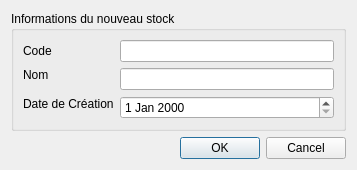
<?xml version="1.0" encoding="UTF-8"?>
<ui version="4.0">
 <class>NouveauStockDialog</class>
 <widget class="QDialog" name="NouveauStockDialog">
  <property name="windowModality">
   <enum>Qt::NonModal</enum>
  </property>
  <property name="geometry">
   <rect>
    <x>0</x>
    <y>0</y>
    <width>357</width>
    <height>158</height>
   </rect>
  </property>
  <property name="windowTitle">
   <string>Enregistrer un nouveau stock</string>
  </property>
  <property name="modal">
   <bool>true</bool>
  </property>
  <layout class="QVBoxLayout" name="verticalLayout_3">
   <item>
    <widget class="QGroupBox" name="groupBox">
     <property name="title">
      <string>Informations du nouveau stock</string>
     </property>
     <layout class="QGridLayout" name="gridLayout">
      <item row="0" column="0">
       <widget class="QLabel" name="label">
        <property name="text">
         <string>Code</string>
        </property>
       </widget>
      </item>
      <item row="0" column="1">
       <widget class="QLineEdit" name="edCode"/>
      </item>
      <item row="1" column="0">
       <widget class="QLabel" name="label_2">
        <property name="text">
         <string>Nom</string>
        </property>
       </widget>
      </item>
      <item row="1" column="1" rowspan="2">
       <widget class="QLineEdit" name="edNom"/>
      </item>
      <item row="3" column="1">
       <widget class="QDateEdit" name="edDate"/>
      </item>
      <item row="2" column="0" rowspan="2">
       <widget class="QLabel" name="label_3">
        <property name="text">
         <string>Date de Création</string>
        </property>
       </widget>
      </item>
     </layout>
    </widget>
   </item>
   <item>
    <widget class="QDialogButtonBox" name="btBox">
     <property name="locale">
      <locale language="French" country="France"/>
     </property>
     <property name="orientation">
      <enum>Qt::Horizontal</enum>
     </property>
     <property name="standardButtons">
      <set>QDialogButtonBox::Cancel|QDialogButtonBox::Ok</set>
     </property>
     <property name="centerButtons">
      <bool>false</bool>
     </property>
    </widget>
   </item>
   <item>
    <spacer name="verticalSpacer">
     <property name="orientation">
      <enum>Qt::Vertical</enum>
     </property>
     <property name="sizeHint" stdset="0">
      <size>
       <width>20</width>
       <height>40</height>
      </size>
     </property>
    </spacer>
   </item>
  </layout>
 </widget>
 <tabstops>
  <tabstop>edCode</tabstop>
  <tabstop>edNom</tabstop>
  <tabstop>edDate</tabstop>
  <tabstop>btBox</tabstop>
 </tabstops>
 <resources/>
 <connections>
  <connection>
   <sender>btBox</sender>
   <signal>accepted()</signal>
   <receiver>NouveauStockDialog</receiver>
   <slot>accept()</slot>
   <hints>
    <hint type="sourcelabel">
     <x>248</x>
     <y>254</y>
    </hint>
    <hint type="destinationlabel">
     <x>157</x>
     <y>274</y>
    </hint>
   </hints>
  </connection>
  <connection>
   <sender>btBox</sender>
   <signal>rejected()</signal>
   <receiver>NouveauStockDialog</receiver>
   <slot>reject()</slot>
   <hints>
    <hint type="sourcelabel">
     <x>316</x>
     <y>260</y>
    </hint>
    <hint type="destinationlabel">
     <x>286</x>
     <y>274</y>
    </hint>
   </hints>
  </connection>
 </connections>
</ui>
